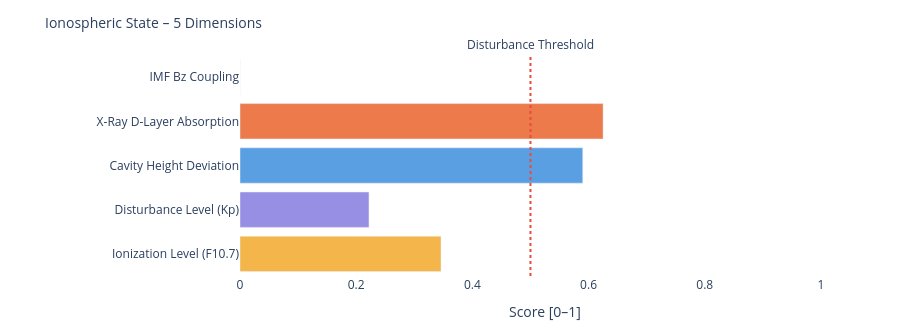

The notebook cell this image was saved under:
### Markdown cell above
---
### 📐 Systemic Insight: Geometric Cavity vs. Real Schumann Resonance

**Relevant for:** Layer 6 = delta analysis &nbsp;|&nbsp; Layer 7 = feature vector / system interpretation

A cavity height change from 80 km to 70 km shifts the **idealized geometric frequencies** only minimally:

| Modus | Aktuell | Referenz | Δ |
|-------|---------|----------|---|
| SR-1 | 10.4762 Hz | 10.4599 Hz | +16 mHz |
| SR-2 | 18.1452 Hz | 18.1171 Hz | +28 mHz |
| SR-3 | 25.6612 Hz | 25.6215 Hz | +40 mHz |
| SR-4 | 33.1285 Hz | 33.0772 Hz | +51 mHz |

The geometric effect is limited because 10 km is very small compared to Earth's radius (~6371 km).

**Consequence:** Real Schumann deviations are likely driven more strongly by **conductivity, damping, day/night structure, lightning distribution and source geometry** than by pure cavity height.

---

**Layer 6 compares:**
```
geometric Δ from Layer 4  vs.  observed Δ from real Schumann measurement data
```

**Layer 7 Feature:**
```
If real Δ >> geometric Δ  →  non-geometric factors dominant
```

### Code cell
# ============================================================
# IONOSPHERIC STATE – Summary gauge
# Five dimensions: ionization, disturbance, cavity height, X-Ray, Bz coupling
# ============================================================

def norm(v, lo, hi):
    if v is None: return None
    return round(max(0.0, min(1.0, (v - lo) / (hi - lo))), 3)

# Ionization level (F10.7 → F2-Layer)
ioniz = norm(f107_val, 60, 250)

# Disturbance level (Kp → E/F-Layer irregularities)
disturb = norm(kp_val, 0, 9)

# Cavity height deviation from reference (80 km)
h_dev = norm(abs(h_eff - 80), 0, 20)

# X-Ray ionization (D-Layer absorption)
xray_ioniz = None
if xray_now is not None:
    xray_ioniz = norm(math.log10(max(xray_now, 1e-9)) + 9, 0, 5)

# Bz coupling (southward Bz → stronger magnetosphere-ionosphere coupling)
bz_coupling = norm(-(bz_now or 0), -5, 30) if bz_now is not None else None

dims = [
    ('Ionization Level (F10.7)',    ioniz,      '#F2A623'),
    ('Disturbance Level (Kp)',      disturb,    '#7F77DD'),
    ('Cavity Height Deviation',     h_dev,      '#378ADD'),
    ('X-Ray D-Layer Absorption',    xray_ioniz, '#E85D24'),
    ('IMF Bz Coupling',             bz_coupling,'#534AB7'),
]

fig = go.Figure()
for name, val, col in dims:
    if val is not None:
        h = int(val * 20)
        bar = '█' * h + '░' * (20 - h)
        label = f'{name}:  {bar}  {val:.3f}'
    else:
        label = f'{name}:  {"─" * 20}  n/a'
    fig.add_trace(go.Bar(
        x=[val if val is not None else 0],
        y=[name],
        orientation='h',
        marker_color=col, opacity=0.82,
        showlegend=False
    ))

fig.add_vline(x=0.5, line_dash='dot', line_color='#e74c3c',
              annotation_text='Disturbance Threshold', annotation_position='top')
fig.update_layout(
    title=dict(text='Ionospheric State – 5 Dimensions', font=dict(size=14)),
    xaxis=dict(title='Score [0–1]', range=[0, 1.05]),
    height=330, plot_bgcolor='rgba(0,0,0,0)', paper_bgcolor='rgba(0,0,0,0)',
    margin=dict(l=240, r=50, t=55, b=40)
)
fig.show()

print(f'\nIonospheric state:')
for name, val, _ in dims:
    print(f'  {name:<35} {val:.3f}' if val is not None else f'  {name:<35} n/a')

### Figure 1 — Plotly figure (JSON) as saved in the notebook; plotly's stock layout.template omitted (floating-point values rounded to 4 significant figures)
{"data": [{"marker": {"color": "#F2A623"}, "opacity": 0.82, "orientation": "h", "showlegend": false, "type": "bar", "x": [0.346], "y": ["Ionization Level (F10.7)"]}, {"marker": {"color": "#7F77DD"}, "opacity": 0.82, "orientation": "h", "showlegend": false, "type": "bar", "x": [0.222], "y": ["Disturbance Level (Kp)"]}, {"marker": {"color": "#378ADD"}, "opacity": 0.82, "orientation": "h", "showlegend": false, "type": "bar", "x": [0.59], "y": ["Cavity Height Deviation"]}, {"marker": {"color": "#E85D24"}, "opacity": 0.82, "orientation": "h", "showlegend": false, "type": "bar", "x": [0.625], "y": ["X-Ray D-Layer Absorption"]}, {"marker": {"color": "#534AB7"}, "opacity": 0.82, "orientation": "h", "showlegend": false, "type": "bar", "x": [0.0], "y": ["IMF Bz Coupling"]}], "layout": {"annotations": [{"showarrow": false, "text": "Disturbance Threshold", "x": 0.5, "xanchor": "center", "xref": "x", "y": 1, "yanchor": "bottom", "yref": "y domain"}], "height": 330, "margin": {"b": 40, "l": 240, "r": 50, "t": 55}, "paper_bgcolor": "rgba(0,0,0,0)", "plot_bgcolor": "rgba(0,0,0,0)", "shapes": [{"line": {"color": "#e74c3c", "dash": "dot"}, "type": "line", "x0": 0.5, "x1": 0.5, "xref": "x", "y0": 0, "y1": 1, "yref": "y domain"}], "title": {"font": {"size": 14}, "text": "Ionospheric State – 5 Dimensions"}, "xaxis": {"range": [0, 1.05], "title": {"text": "Score [0–1]"}}}}
